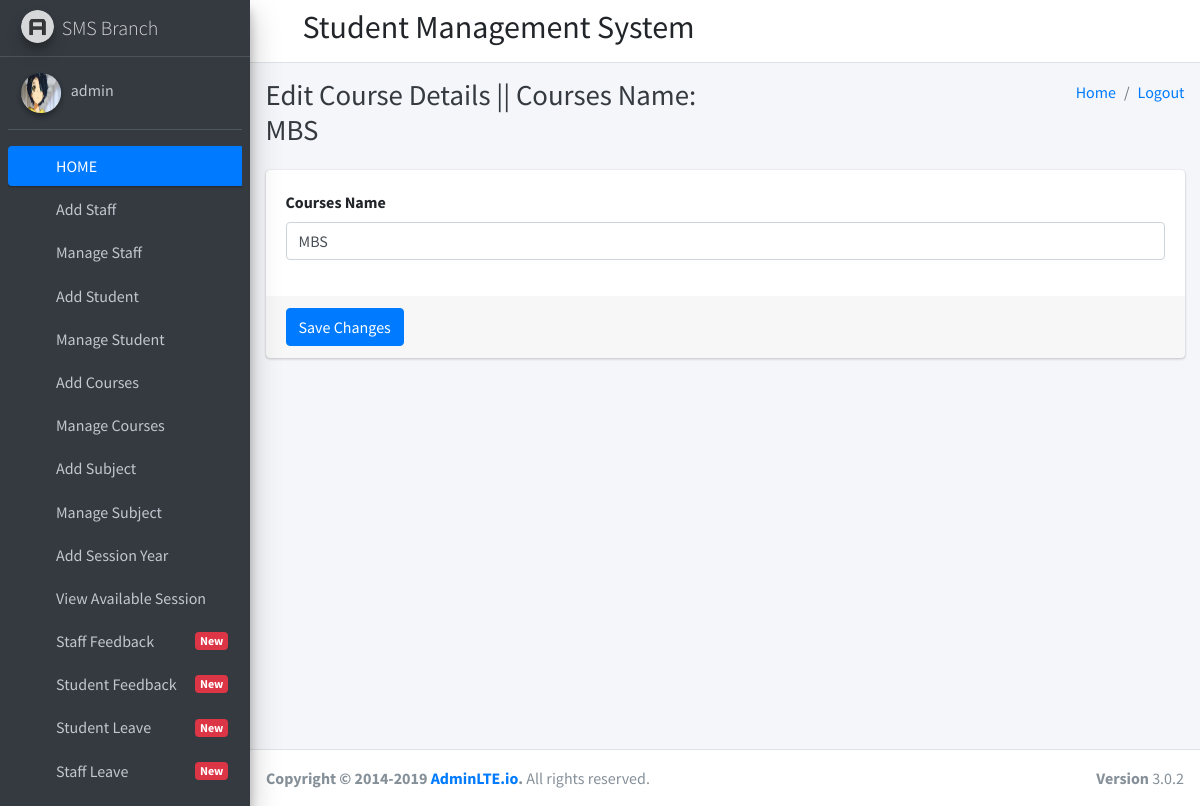
/edit_course/1 (signed in), run on the app's committed database.
### student_management_app/models.py (models this page shows)
class CustomUser(AbstractUser):
    user_type_data=((1,"HOD"),(2,"Staff"),(3,"Student"))
    user_type=models.CharField(default=1,choices=user_type_data,max_length=10)

class Courses(models.Model):
    id=models.AutoField(primary_key=True)
    course_name=models.CharField(max_length=255,default="")
    created_at=models.DateTimeField(auto_now_add=True)
    updated_at=models.DateTimeField(auto_now_add=True)
    objects=models.Manager()

### student_management_app/HodViews.py (the view)
# urls.py: path('edit_course/<str:course_id>', HodViews.edit_course),
def edit_course(request,course_id):
    courses=Courses.objects.get(id=course_id)
    return render(request,"hod_templates/edit_courses_template.html",{"courses":courses})

### student_management_app/templates/hod_templates/edit_courses_template.html (shortened to what this page needs)
{% extends 'hod_templates/base_template.html' %}
{% block page_title %}
Edit Course Details || Courses Name: {{ courses.course_name }}
{% endblock page_title %}
{% block main_content %}
    <section class="content">
      <div class="container-fluid">
          <div class="row">
              <div class="col-md-12">
            <div class="card card-primary">
              <form role="form" action="/edit_courses_save" method="post">
                <div class="card-body">
                  <div class="form-group">
                    <label>Courses Name</label>
                    <input type="text" class="form-control" name="courses_name" placeholder="Enter courses name" value="{{ courses.course_name }}">
                  </div>
                </div>
                <div class="card-footer">
                  <button type="submit" class="btn btn-primary">Save Changes</button>
                </div>
              </form>
            </div>
          </div>
          </div>
      </div>
    </section>
{% endblock main_content %}

### student_management_app/templates/hod_templates/sidebar_content.html (shortened to what this page needs)
{% load static %}
<aside class="main-sidebar sidebar-dark-primary elevation-4">
    <a href="index3.html" class="brand-link">
      <img src="{% static 'dist/img/AdminLTELogo.png' %}" alt="AdminLTE Logo" class="brand-image img-circle elevation-3"
           style="opacity: .8">
      <span class="brand-text font-weight-light">SMS Branch</span>
    </a>
    <div class="sidebar">
      <div class="user-panel mt-3 pb-3 mb-3 d-flex">
        <div class="image">
          <img src="{% static 'dist/img/aarti.jpg' %}" class="img-circle elevation-2" alt="User Image" style="height: 2.5rem;
    width: 2.5rem;
}">
        </div>
        <div class="info">
          <a href="/admin_profile" class="d-block">{{ user.username }}</a>
        </div>
      </div>
      <nav class="mt-2">
        <ul class="nav nav-pills nav-sidebar flex-column" data-widget="treeview" role="menu" data-accordion="false">
          <li class="nav-item has-treeview menu-open">
            <a href="http://127.0.0.1:8000/admin_home" class="nav-link active">
              <i class="nav-icon fas fa-tachometer-alt"></i>
              <p>
                HOME
              </p>
            </a>
          </li>
          <li class="nav-item">
            <a href="/add_staff" class="nav-link">
              <i class="nav-icon fas fa-th"></i>
              <p>
                Add Staff
              </p>
            </a>
          </li>
          <li class="nav-item">
            <a href="/manage_staff" class="nav-link">
              <i class="nav-icon fas fa-th"></i>
              <p>
                Manage Staff
              </p>
            </a>
          </li>
          <li class="nav-item">
            <a href="/add_student" class="nav-link">
              <i class="nav-icon fas fa-th"></i>
              <p>
                Add Student
              </p>
            </a>
          </li>
          <li class="nav-item">
            <a href="/manage_student" class="nav-link">
              <i class="nav-icon fas fa-th"></i>
              <p>
                Manage Student
              </p>
            </a>
          </li>
          <li class="nav-item">
            <a href="/add_course" class="nav-link">
              <i class="nav-icon fas fa-th"></i>
              <p>
                Add Courses
              </p>
            </a>
          </li>
          <li class="nav-item">
            <a href="/manage_course" class="nav-link">
              <i class="nav-icon fas fa-th"></i>
              <p>
                Manage Courses
              </p>
            </a>
          </li>
          <li class="nav-item">
            <a href="/add_subject" class="nav-link">
              <i class="nav-icon fas fa-th"></i>
              <p>
                Add Subject
              </p>
            </a>
          </li>
          <li class="nav-item">
            <a href="/manage_subject" class="nav-link">
              <i class="nav-icon fas fa-th"></i>
              <p>
                Manage Subject
              </p>
            </a>
          </li>
          <li class="nav-item">
            <a href="/add_session" class="nav-link">
              <i class="nav-icon fas fa-th"></i>
              <p>
                Add Session Year
              </p>
            </a>
          </li>
          <li class="nav-item">
            <a href="/manage_session" class="nav-link">
              <i class="nav-icon fas fa-th"></i>
              <p>
                View Available Session
              </p>
            </a>
          </li>
          <li class="nav-item">
            <a href="/staff_feedback_message" class="nav-link">
              <i class="nav-icon fas fa-th"></i>
              <p>
                Staff Feedback
                <span class="right badge badge-danger">New</span>
              </p>
            </a>
          </li>
          <li class="nav-item">
            <a href="/student_feedback_message" class="nav-link">
              <i class="nav-icon fas fa-th"></i>
              <p>
                Student Feedback
                <span class="right badge badge-danger">New</span>
              </p>
            </a>
          </li>
          <li class="nav-item">
            <a href="/student_leave_view" class="nav-link">
              <i class="nav-icon fas fa-th"></i>
              <p>
                Student Leave
                <span class="right badge badge-danger">New</span>
              </p>
            </a>
          </li>
          <li class="nav-item">
            <a href="/staff_leave_view" class="nav-link">
              <i class="nav-icon fas fa-th"></i>
              <p>
                Staff Leave
                <span class="right badge badge-danger">New</span>
              </p>
            </a>
          </li>
          <li class="nav-item">
            <a href="/admin_sendnotification_staff" class="nav-link">
            </a>
          </li>
        </ul>
      </nav>
    </div>
  </aside>

### data on the page
CustomUser: username "admin"
Courses: course_name "MBS", courses_name "MBS"
